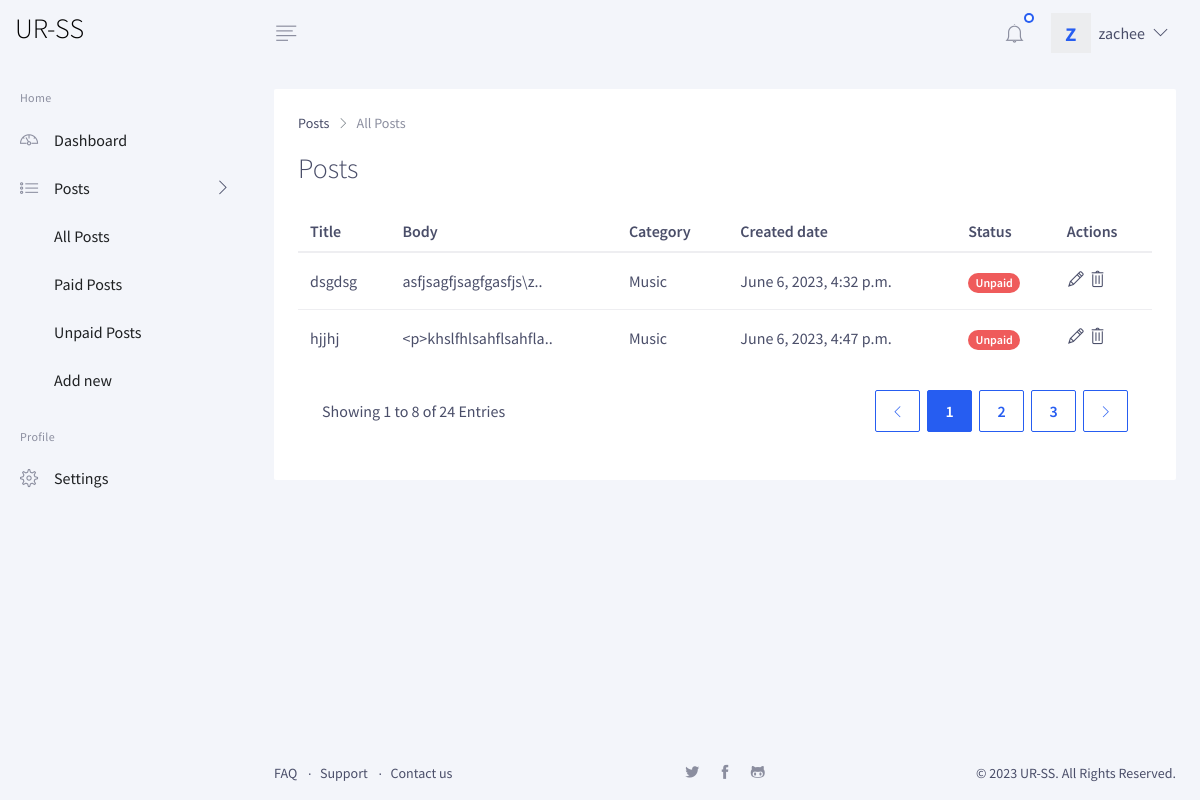
Screenshot of /post-list (signed in) with the database file from the repository.
### account/models.py (models this page shows, shortened)
class CustomUser(AbstractBaseUser, PermissionsMixin):
    email = models.EmailField(max_length=255, unique=True, null=True)
    first_name = models.CharField(max_length=100, blank=False, null=False)
    last_name = models.CharField(max_length=100, blank=False, null=False)
    gender =  models.CharField( max_length=100,choices=Gender,blank=False, null=False)
    telephone = models.CharField(max_length=20, blank=False, null=False, unique=True)
    is_client = models.BooleanField(default=False)
    is_author = models.BooleanField(default=False)
    is_active = models.BooleanField(default=True)
    is_staff = models.BooleanField(default=False)
    objects = UserManager()
    USERNAME_FIELD = 'telephone'
    REQUIRED_FIELDS = ['first_name', 'last_name']
    class Meta:
        verbose_name = "User"

### core/models.py (models this page shows, shortened)
class Post(models.Model):
    author = models.ForeignKey(CustomUser, on_delete=models.CASCADE)
    title = models.CharField(max_length = 225)
    intro =models.CharField(max_length=225, null=True)
    body = models.TextField()
    category = models.CharField(max_length=225, default="Music")
    slug = models.SlugField(null=True)
    price= models.DecimalField(max_digits=10, decimal_places=2)
    image = models.ImageField(upload_to = "images")
    status = models.CharField(max_length=100, choices=payments, blank=True, default='Unpaid')
    updated = models.DateTimeField(auto_now=True)
    created = models.DateTimeField(auto_now_add=True)
    class Meta:
            ordering = ['created']

### core/views.py (the view)
# urls.py: path('post-list', PostListView.as_view(), name ='post-list'),
class PostListView(LoginRequiredMixin, ListView):
    template_name = 'admin/post-list.html'
    model = Post
    def get_context_data(self, *args, **kwargs):
        context = super().get_context_data(*args, **kwargs)
        post_num= Post.objects.all().count()
        all_post = Post.objects.filter(author=self.request.user)
        context['post_num'] = post_num
        context['all_post'] = all_post
        return context

### templates/admin/post-list.html
{% extends 'admin/_base.html' %} {% block display %}style="display: block;{%endblock %}
 {% block list-state %}active{% endblock %} {% block content %}
<div class="py-4 px-3 px-md-4">
  <div class="card mb-3 mb-md-4">
    <div class="card-body">
      <nav class="d-none d-md-block" aria-label="breadcrumb">
        <ol class="breadcrumb">
          <li class="breadcrumb-item">
            <a href="#">Posts</a>
          </li>
          <li class="breadcrumb-item active" aria-current="page">All Posts</li>
        </ol>
      </nav>
      <div class="mb-3 mb-md-4 d-flex justify-content-between">
        <div class="h3 mb-0">Posts</div>
      </div>
      <div class="table-responsive">
        <table class="table text-nowrap mb-0">
          <thead>
            <tr>
              <th class="font-weight-semi-bold border-top-0 py-2">Title</th>
              <th class="font-weight-semi-bold border-top-0 py-2">Body</th>
              <th class="font-weight-semi-bold border-top-0 py-2">Category</th>
              <th class="font-weight-semi-bold border-top-0 py-2">
                Created date
              </th>
              <th class="font-weight-semi-bold border-top-0 py-2">Status</th>
              <th class="font-weight-semi-bold border-top-0 py-2">Actions</th>
            </tr>
          </thead>
          <tbody>
            {%if all_post%} {% for post in all_post%}
            <tr>
              <td class="align-middle py-3">
                <div class="d-flex align-items-center">{{post.title}}</div>
              </td>
              <td class="py-3">{{post.body|slice:":21"}}..</td>
              <td class="py-3">{{post.category}}</td>
              <td class="py-3">{{post.created}}</td>
              <td class="py-3">
                {%if post.status == 'Unpaid'%}
                <span class="badge badge-pill badge-danger"
                  >{{post.status}}</span
                >
                {%else%}
                <span class="badge badge-pill badge-success"
                  >{{post.status}}</span
                >
                {%endif%}
              </td>
              <td class="py-3">
                <div class="position-relative">
                  <a class="link-dark d-inline-block" href="#">
                    <i class="gd-pencil icon-text"></i>
                  </a>
                  <a class="link-dark d-inline-block" href="#">
                    <i class="gd-trash icon-text"></i>
                  </a>
                </div>
              </td>
            </tr>
            {%endfor%} {%else%}
            <tr>
              <td colspan="6" align="center">You didn't post yet</td>
            </tr>
            {%endif%}
          </tbody>
        </table>
        <div
          class="card-footer d-block d-md-flex align-items-center d-print-none"
        >
          <div class="d-flex mb-2 mb-md-0">Showing 1 to 8 of 24 Entries</div>
          <nav class="d-flex ml-md-auto d-print-none" aria-label="Pagination">
            <ul
              class="pagination justify-content-end font-weight-semi-bold mb-0"
            >
              <li class="page-item">
                <a
                  id="datatablePaginationPrev"
                  class="page-link"
                  href="#!"
                  aria-label="Previous"
                  ><i
                    class="gd-angle-left icon-text icon-text-xs d-inline-block"
                  ></i
                ></a>
              </li>
              <li class="page-item d-none d-md-block">
                <a
                  id="datatablePaginationPage0"
                  class="page-link active"
                  href="#!"
                  data-dt-page-to="0"
                  >1</a
                >
              </li>
              <li class="page-item d-none d-md-block">
                <a
                  id="datatablePagination1"
                  class="page-link"
                  href="#!"
                  data-dt-page-to="1"
                  >2</a
                >
              </li>
              <li class="page-item d-none d-md-block">
                <a
                  id="datatablePagination2"
                  class="page-link"
                  href="#!"
                  data-dt-page-to="2"
                  >3</a
                >
              </li>
              <li class="page-item">
                <a
                  id="datatablePaginationNext"
                  class="page-link"
                  href="#!"
                  aria-label="Next"
                  ><i
                    class="gd-angle-right icon-text icon-text-xs d-inline-block"
                  ></i
                ></a>
              </li>
            </ul>
          </nav>
        </div>
      </div>
    </div>
  </div>
</div>
{% endblock %}

### templates/admin/_base.html (shortened to what this page needs)
{% load static %}
<!DOCTYPE html>
<html lang="en">
<head>
    <link rel="stylesheet" href="{% static 'public/demo/chartist.css' %}">
    <link rel="stylesheet" href="{% static 'public/demo/chartist-plugin-tooltip.css' %}">
    <link rel="stylesheet" href="{% static 'public/graindashboard/css/graindashboard.css' %}">
    <link href="https://cdn.jsdelivr.net/npm/summernote@0.8.18/dist/summernote-lite.min.css" rel="stylesheet">
</head>
<body class="has-sidebar has-fixed-sidebar-and-header">
<header class="header bg-body">
    <nav class="navbar flex-nowrap p-0">
        <div class="navbar-brand-wrapper d-flex align-items-center col-auto">
            <a class="navbar-brand navbar-brand-desktop text-center" href="/" style="color:black;text-align:center;">
                    <h3>UR-SS</h3>
                </a>
        </div>
        <div class="header-content col px-md-3">
            <div class="d-flex align-items-center">
                <a  class="js-side-nav header-invoker d-flex mr-md-2" href="#"
                    data-close-invoker="#sidebarClose"
                    data-target="#sidebar"
                    data-target-wrapper="body">
                    <i class="gd-align-left"></i>
                </a>
                <div class="dropdown ml-auto">
                    <a id="notificationsInvoker" class="header-invoker" href="#" aria-controls="notifications" aria-haspopup="true" aria-expanded="false" data-unfold-event="click" data-unfold-target="#notifications" data-unfold-type="css-animation" data-unfold-duration="300" data-unfold-animation-in="fadeIn" data-unfold-animation-out="fadeOut">
                        <span class="indicator indicator-bordered indicator-top-right indicator-primary rounded-circle"></span>
                        <i class="gd-bell"></i>
                    </a>
                </div>
                <div class="dropdown mx-3 dropdown ml-2">
                    <a id="profileMenuInvoker" class="header-complex-invoker" href="#" aria-controls="profileMenu" aria-haspopup="true" aria-expanded="false" data-unfold-event="click" data-unfold-target="#profileMenu" data-unfold-type="css-animation" data-unfold-duration="300" data-unfold-animation-in="fadeIn" data-unfold-animation-out="fadeOut">
                        {% if request.user.is_authenticated %}
                        <span class="mr-md-2 avatar-placeholder">{{request.user.first_name.0}}</span>
                        <span class="d-none d-md-block">{{request.user.first_name}}</span>
                        {%endif%}
                        <i class="gd-angle-down d-none d-md-block ml-2"></i>
                    </a>
                </div>
            </div>
        </div>
    </nav>
</header>
<main class="main">
    <aside id="sidebar" class="js-custom-scroll side-nav">
        <ul id="sideNav" class="side-nav-menu side-nav-menu-top-level mb-0">
            <li class="sidebar-heading h6">Home</li>
            <li class="side-nav-menu-item {% block home-state %}{% endblock %}">
                <a class="side-nav-menu-link media align-items-center" href="{% url 'home' %}">
              <span class="side-nav-menu-icon d-flex mr-3">
                <i class="gd-dashboard"></i>
              </span>
                    <span class="side-nav-fadeout-on-closed media-body">Dashboard</span>
                </a>
            </li>
            <li class="side-nav-menu-item side-nav-has-menu">
                <a class="side-nav-menu-link media align-items-center" href="#"
                   data-target="#subPosts">
                  <span class="side-nav-menu-icon d-flex mr-3">
                    <i class="gd-list"></i>
                  </span>
                    <span class="side-nav-fadeout-on-closed media-body">Posts</span>
                    <span class="side-nav-control-icon d-flex">
                <i class="gd-angle-right side-nav-fadeout-on-closed"></i>
              </span>
                </a>
                <ul id="subPosts" class="side-nav-menu side-nav-menu-second-level mb-0" {% block display %}{% endblock %}>
                    <li class="side-nav-menu-item {% block list-state %}{% endblock %}">
                        <a class="side-nav-menu-link" href="{% url 'post-list' %}">All Posts</a>
                    </li>
                    <li class="side-nav-menu-item {% block paid-state %}{% endblock %}">
                        <a class="side-nav-menu-link" href="{% url 'paid-post' %}">Paid Posts</a>
                    </li>
                    <li class="side-nav-menu-item {% block Unpaid-state %}{% endblock %}">
                        <a class="side-nav-menu-link" href="{% url 'unpaid-post' %}">Unpaid Posts</a>
                    </li>
                    <li class="side-nav-menu-item {% block new-state %}{% endblock %}">
                        <a class="side-nav-menu-link" href="{% url 'new-post' %}">Add new</a>
                    </li>
                </ul>
            <li class="sidebar-heading h6">Profile</li>
            <li class="side-nav-menu-item {% block profile-state %}{% endblock %}">
                <a class="side-nav-menu-link media align-items-center" href="{% url 'profile' %}">
              <span class="side-nav-menu-icon d-flex mr-3">
                <i class="gd-settings"></i>
              </span>
                    <span class="side-nav-fadeout-on-closed media-body">Settings</span>
                </a>
            </li>
    </aside>
    <div class="content">
    {% block content %}
    {% endblock %}
        <footer class="small p-3 px-md-4 mt-auto">
            <div class="row justify-content-between">
                <div class="col-lg text-center text-lg-left mb-3 mb-lg-0">
                    <ul class="list-dot list-inline mb-0">
                        <li class="list-dot-item list-dot-item-not list-inline-item mr-lg-2"><a class="link-dark" href="#">FAQ</a></li>
                        <li class="list-dot-item list-inline-item mr-lg-2"><a class="link-dark" href="#">Support</a></li>
                        <li class="list-dot-item list-inline-item mr-lg-2"><a class="link-dark" href="#">Contact us</a></li>
                    </ul>
                </div>
                <div class="col-lg text-center mb-3 mb-lg-0">
                    <ul class="list-inline mb-0">
                        <li class="list-inline-item mx-2"><a class="link-muted" href="#"><i class="gd-twitter-alt"></i></a></li>
                        <li class="list-inline-item mx-2"><a class="link-muted" href="#"><i class="gd-facebook"></i></a></li>
                        <li class="list-inline-item mx-2"><a class="link-muted" href="#"><i class="gd-github"></i></a></li>
                    </ul>
                </div>
                <div class="col-lg text-center text-lg-right">
                    &copy; 2023 UR-SS. All Rights Reserved.
                </div>
            </div>
        </footer>
    </div>
</main>
</body>
</html>

### rows the page displays
CustomUser: user.first_name.0 "z", user.first_name "zachee"
Post: title "dsgdsg", body "asfjsagfjsagfgasfjs\\z", category "Music", created "June 6, 2023, 4:32 p.m.", status "Unpaid"
Post: title "hjjhj", body "<p>khslfhlsahflsahfla", category "Music", created "June 6, 2023, 4:47 p.m.", status "Unpaid"
